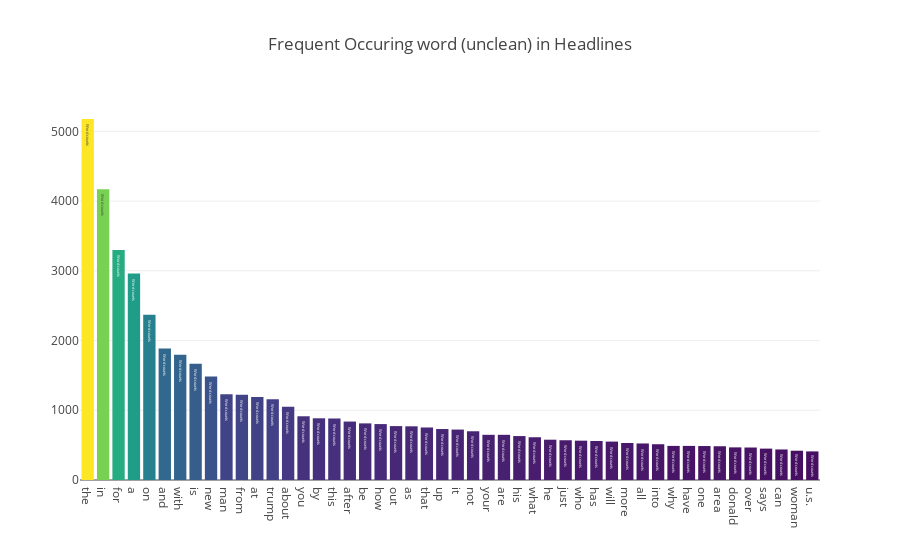

The cell this chart's notebook holds for it:
### Markdown cell above
**Frequent Occuring word (unclean) in Headlines**

### Code cell
all_words = sar_acc['headline'].str.split(expand=True).unstack().value_counts()
data = [go.Bar(
            x = all_words.index.values[2:50],
            y = all_words.values[2:50],
            marker= dict(colorscale='Viridis',
                         color = all_words.values[2:100]
                        ),
            text='Word counts'
    )]

layout = go.Layout(
    title='Frequent Occuring word (unclean) in Headlines'
)

fig = go.Figure(data=data, layout=layout)

iplot(fig, filename='basic-bar')

### Figure 1 — Plotly figure (JSON) as saved in the notebook; plotly's stock layout.template omitted (floating-point values rounded to 4 significant figures)
{"data": [{"uid": "4eb94b71-18ba-46a9-91c3-2a4269297860", "text": "Word counts", "y": [5177, 4170, 3297, 2961, 2371, 1885, 1797, 1666, 1485, 1229, 1221, 1189, 1157, 1051, 914, 885, 882, 838, 812, 802, 773, 770, 753, 731, 723, 699, 648, 648, 630, 613, 578, 570, 564, 559, 551, 531, 524, 513, 489, 489, 487, 484, 468, 466, 450, 438, 420, 410], "marker": {"color": [5177, 4170, 3297, 2961, 2371, 1885, 1797, 1666, 1485, 1229, 1221, 1189, 1157, 1051, 914, 885, 882, 838, 812, 802, 773, 770, 753, 731, 723, 699, 648, 648, 630, 613, 578, 570, 564, 559, 551, 531, 524, 513, 489, 489, 487, 484, 468, 466, 450, 438, 420, 410, 391, 389, 388, 387, 385, 384, 382, 369, 368, 345, 341, 336, 334, 326, 325, 323, 320, 320, 319, 314, 312, 310, 301, 294, 290, 288, 286, 284, 281, 279, 276, 271, 265, 257, 257, 254, 253, 249, 245, 244, 244, 238, 235, 231, 230, 229, 228, 228, 227, 226], "colorscale": "Viridis"}, "x": ["the", "in", "for", "a", "on", "and", "with", "is", "new", "man", "from", "at", "trump", "about", "you", "by", "this", "after", "be", "how", "out", "as", "that", "up", "it", "not", "your", "are", "his", "what", "he", "just", "who", "has", "will", "more", "all", "into", "why", "have", "one", "area", "donald", "over", "says", "can", "woman", "u.s."], "type": "bar"}], "layout": {"title": {"text": "Frequent Occuring word (unclean) in Headlines"}}}
